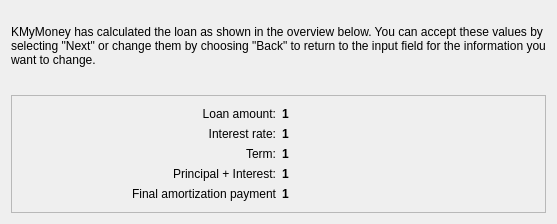
<?xml version="1.0" encoding="UTF-8"?>
<ui version="4.0">
 <class>CalculationOverviewWizardPage</class>
 <widget class="QWizardPage" name="CalculationOverviewWizardPage">
  <attribute name="title">
   <string>Calculation Overview</string>
  </attribute>
  <layout class="QVBoxLayout">
   <property name="margin">
    <number>11</number>
   </property>
   <property name="spacing">
    <number>6</number>
   </property>
   <item>
    <widget class="QLabel" name="TextLabel18_2">
     <property name="text">
      <string>
KMyMoney has calculated the loan as shown in the overview below. You can accept these values by selecting "Next" or change them by choosing "Back" to return to the input field for the information you want to change.</string>
     </property>
     <property name="alignment">
      <set>Qt::AlignTop</set>
     </property>
     <property name="wordWrap">
      <bool>true</bool>
     </property>
    </widget>
   </item>
   <item>
    <spacer name="Spacer79">
     <property name="sizeHint">
      <size>
       <width>0</width>
       <height>22</height>
      </size>
     </property>
     <property name="sizeType">
      <enum>QSizePolicy::Expanding</enum>
     </property>
     <property name="orientation">
      <enum>Qt::Vertical</enum>
     </property>
    </spacer>
   </item>
   <item>
    <widget class="QFrame" name="Frame3_2_2_2_2_2">
     <property name="frameShape">
      <enum>QFrame::StyledPanel</enum>
     </property>
     <property name="frameShadow">
      <enum>QFrame::Raised</enum>
     </property>
     <layout class="QGridLayout">
      <property name="margin">
       <number>11</number>
      </property>
      <property name="spacing">
       <number>6</number>
      </property>
      <item row="0" column="0">
       <widget class="QLabel" name="TextLabel6_3_2_2_2_2">
        <property name="text">
         <string>Loan amount:</string>
        </property>
        <property name="alignment">
         <set>Qt::AlignVCenter|Qt::AlignRight</set>
        </property>
        <property name="wordWrap">
         <bool>true</bool>
        </property>
       </widget>
      </item>
      <item row="1" column="0">
       <widget class="QLabel" name="TextLabel8_3_2_2_2_2">
        <property name="text">
         <string>Interest rate:</string>
        </property>
        <property name="alignment">
         <set>Qt::AlignVCenter|Qt::AlignRight</set>
        </property>
        <property name="wordWrap">
         <bool>false</bool>
        </property>
       </widget>
      </item>
      <item row="2" column="0">
       <widget class="QLabel" name="TextLabel9_2_2_2_2_2">
        <property name="text">
         <string>Term:</string>
        </property>
        <property name="alignment">
         <set>Qt::AlignVCenter|Qt::AlignRight</set>
        </property>
        <property name="wordWrap">
         <bool>false</bool>
        </property>
       </widget>
      </item>
      <item row="3" column="0">
       <widget class="QLabel" name="TextLabel10_2_2_2_2_2">
        <property name="text">
         <string>Principal + Interest:</string>
        </property>
        <property name="alignment">
         <set>Qt::AlignVCenter|Qt::AlignRight</set>
        </property>
        <property name="wordWrap">
         <bool>false</bool>
        </property>
       </widget>
      </item>
      <item row="4" column="0">
       <widget class="QLabel" name="TextLabel11_3_2_2_2_2">
        <property name="text">
         <string>Final amortization payment</string>
        </property>
        <property name="alignment">
         <set>Qt::AlignVCenter|Qt::AlignRight</set>
        </property>
        <property name="wordWrap">
         <bool>false</bool>
        </property>
       </widget>
      </item>
      <item row="0" column="1">
       <widget class="QLabel" name="m_loanAmount6">
        <property name="font">
         <font>
          <bold>true</bold>
         </font>
        </property>
        <property name="text">
         <string>1</string>
        </property>
        <property name="textFormat">
         <enum>Qt::PlainText</enum>
        </property>
        <property name="wordWrap">
         <bool>false</bool>
        </property>
       </widget>
      </item>
      <item row="1" column="1">
       <widget class="QLabel" name="m_interestRate6">
        <property name="font">
         <font>
          <bold>true</bold>
         </font>
        </property>
        <property name="text">
         <string>1</string>
        </property>
        <property name="textFormat">
         <enum>Qt::PlainText</enum>
        </property>
        <property name="wordWrap">
         <bool>false</bool>
        </property>
       </widget>
      </item>
      <item row="2" column="1">
       <widget class="QLabel" name="m_duration6">
        <property name="font">
         <font>
          <bold>true</bold>
         </font>
        </property>
        <property name="text">
         <string>1</string>
        </property>
        <property name="textFormat">
         <enum>Qt::PlainText</enum>
        </property>
        <property name="wordWrap">
         <bool>false</bool>
        </property>
       </widget>
      </item>
      <item row="3" column="1">
       <widget class="QLabel" name="m_payment6">
        <property name="font">
         <font>
          <bold>true</bold>
         </font>
        </property>
        <property name="text">
         <string>1</string>
        </property>
        <property name="textFormat">
         <enum>Qt::PlainText</enum>
        </property>
        <property name="wordWrap">
         <bool>false</bool>
        </property>
       </widget>
      </item>
      <item row="4" column="1">
       <widget class="QLabel" name="m_balloon6">
        <property name="font">
         <font>
          <bold>true</bold>
         </font>
        </property>
        <property name="text">
         <string>1</string>
        </property>
        <property name="textFormat">
         <enum>Qt::PlainText</enum>
        </property>
        <property name="wordWrap">
         <bool>false</bool>
        </property>
       </widget>
      </item>
     </layout>
    </widget>
   </item>
  </layout>
 </widget>
 <resources/>
 <connections/>
 <customwidgets>
 </customwidgets>
 <tabstops>
 </tabstops>
</ui>
